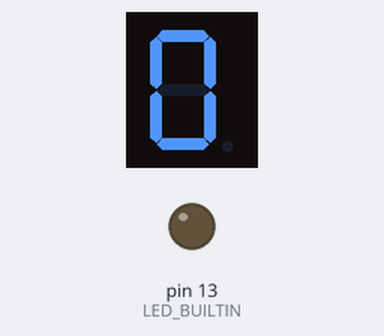
This sketch was run on a simulated Arduino Uno, built with avr-gcc and run on an emulated ATmega328P. Shown: 1-digit seven-segment display, output pins drawn as LEDs (lit = HIGH). Wiring (from diagram.json): 1-digit 7-segment display, segments lit when LOW: segments pin 1, pin 2, pin 3, pin 4, pin 5, pin 6, pin 7. The segment pins are drawn as the display they are named for; pins used as bus, display or sensor lines are not drawn.

Above: at 0.1 s.
At 1.1 s:
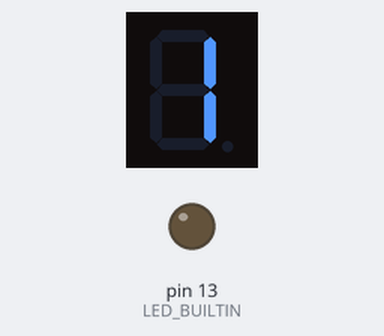
At 2.1 s:
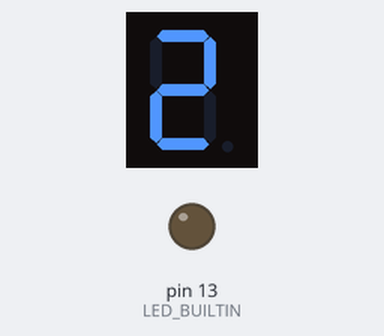
At 4.1 s:
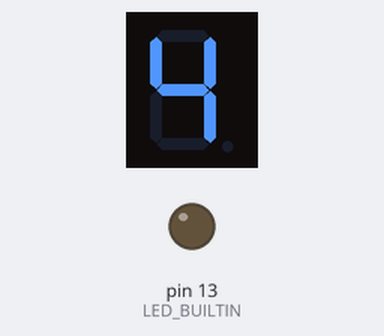
At 6.1 s:
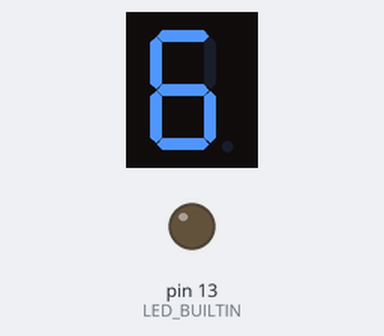
At 9.1 s:
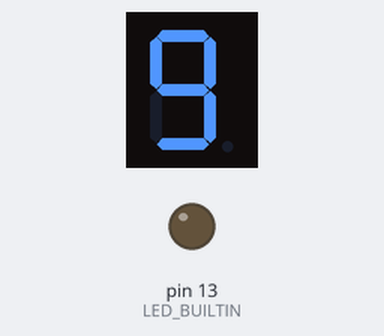

Measured:
- by itself, everything shown: repeats every 10.0 s, in 10 steps
- what the display in image 1 shows lasts 1.0 s, from 1.0 s to 2.0 s

The sketch:

sketch.ino
```cpp
void setup() {
  // put your setup code here, to run once:
  pinMode(LED_BUILTIN, OUTPUT);
  for (int i = 1; i < 8; i++) {
    pinMode(i, OUTPUT);
  }
}

void loop() {
  // put your main code here, to run repeatedly:
  allOff();
  digitalWrite(1, LOW);
  digitalWrite(2, LOW);
  digitalWrite(3, LOW);
  digitalWrite(4, LOW);
  digitalWrite(5, LOW);
  digitalWrite(6, LOW);
  delay(1000);
  allOff();
  digitalWrite(2, LOW);
  digitalWrite(3, LOW);
  delay(1000);
  allOff();
  digitalWrite(1, LOW);
  digitalWrite(2, LOW);
  digitalWrite(4, LOW);
  digitalWrite(5, LOW);
  digitalWrite(7, LOW);
  delay(1000);
  allOff();
  digitalWrite(1, LOW);
  digitalWrite(2, LOW);
  digitalWrite(3, LOW);
  digitalWrite(4, LOW);
  digitalWrite(7, LOW);
  delay(1000);
  allOff();
  digitalWrite(2, LOW);
  digitalWrite(3, LOW);
  digitalWrite(6, LOW);
  digitalWrite(7, LOW);
  delay(1000);
  allOff();
  digitalWrite(1, LOW);
  digitalWrite(3, LOW);
  digitalWrite(4, LOW);
  digitalWrite(6, LOW);
  digitalWrite(7, LOW);
  delay(1000);
  allOff();
  digitalWrite(1, LOW);
  digitalWrite(3, LOW);
  digitalWrite(4, LOW);
  digitalWrite(5, LOW);
  digitalWrite(6, LOW);
  digitalWrite(7, LOW);
  delay(1000);
  allOff();
  digitalWrite(1, LOW);
  digitalWrite(2, LOW);
  digitalWrite(3, LOW);
  delay(1000);
  allOff();
  digitalWrite(1, LOW);
  digitalWrite(2, LOW);
  digitalWrite(3, LOW);
  digitalWrite(4, LOW);
  digitalWrite(5, LOW);
  digitalWrite(6, LOW);
  digitalWrite(7, LOW);
  delay(1000);
  allOff();
  digitalWrite(1, LOW);
  digitalWrite(2, LOW);
  digitalWrite(3, LOW);
  digitalWrite(4, LOW);
  digitalWrite(6, LOW);
  digitalWrite(7, LOW);
  delay(1000);
}
void allOff() {
  for (int i = 1; i < 8 ; i++) {
    digitalWrite(i, HIGH);
  }
}
```
